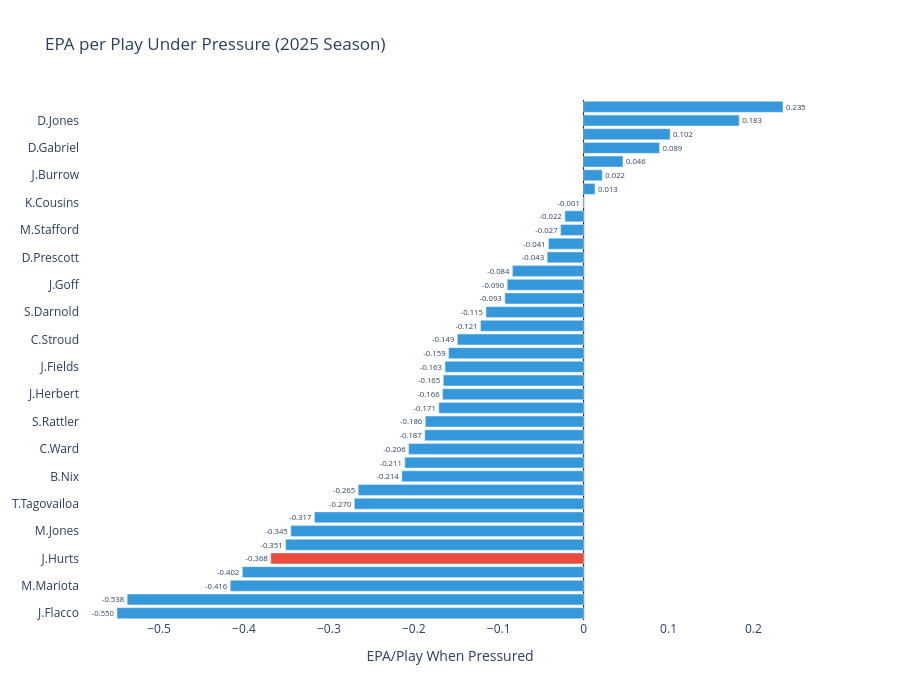

Source (notebook cell):
### Markdown cell above
## 5. Performance Under Pressure

How well does each QB perform when the pass rush gets home? Pressure resilience
separates elite passers from the rest.

### Code cell
# EPA under pressure
pressure_plays = throws[throws['was_pressure'].notna()].copy()

pressured = pressure_plays[pressure_plays['was_pressure'] == 1]
clean = pressure_plays[pressure_plays['was_pressure'] == 0]

pressure_stats = pd.DataFrame({
    'epa_pressured': pressured.groupby('passer_player_name')['epa'].mean(),
    'epa_clean': clean.groupby('passer_player_name')['epa'].mean(),
    'comp_pressured': pressured.groupby('passer_player_name')['complete_pass'].mean(),
    'comp_clean': clean.groupby('passer_player_name')['complete_pass'].mean(),
    'n_pressured': pressured.groupby('passer_player_name')['play_id'].count(),
})

# Filter to QBs with enough pressured throws
pressure_stats = pressure_stats[pressure_stats['n_pressured'] >= 30].copy()
pressure_stats['epa_drop'] = pressure_stats['epa_pressured'] - pressure_stats['epa_clean']

# Plot EPA under pressure (worst to best)
pressure_stats = pressure_stats.sort_values('epa_pressured', ascending=True)

colors = ['#e74c3c' if 'Hurts' in name else '#3498db' for name in pressure_stats.index]

fig = go.Figure(go.Bar(
    x=pressure_stats['epa_pressured'],
    y=pressure_stats.index,
    orientation='h',
    marker_color=colors,
    text=[f"{v:.3f}" for v in pressure_stats['epa_pressured']],
    textposition='outside',
))
fig.update_layout(
    title='EPA per Play Under Pressure (2025 Season)',
    xaxis_title='EPA/Play When Pressured',
    width=900, height=700,
    plot_bgcolor='white',
    xaxis=dict(zeroline=True, zerolinecolor='black', zerolinewidth=1),
)
fig.show()

ranked = pressure_stats['epa_pressured'].rank(ascending=False)
for name in pressure_stats.index:
    if 'Hurts' in name:
        print(f"\n{name} under pressure:")
        print(f"  EPA/play: {pressure_stats.loc[name, 'epa_pressured']:.3f} (rank {int(ranked[name])} of {len(ranked)})")
        print(f"  Comp%: {pressure_stats.loc[name, 'comp_pressured']:.1%}")
        print(f"  EPA drop from clean pocket: {pressure_stats.loc[name, 'epa_drop']:.3f}")

### Figure 1 — Plotly figure (JSON) as saved in the notebook; plotly's stock layout.template omitted (floating-point values rounded to 4 significant figures)
{"data": [{"marker": {"color": ["#3498db", "#3498db", "#3498db", "#3498db", "#e74c3c", "#3498db", "#3498db", "#3498db", "#3498db", "#3498db", "#3498db", "#3498db", "#3498db", "#3498db", "#3498db", "#3498db", "#3498db", "#3498db", "#3498db", "#3498db", "#3498db", "#3498db", "#3498db", "#3498db", "#3498db", "#3498db", "#3498db", "#3498db", "#3498db", "#3498db", "#3498db", "#3498db", "#3498db", "#3498db", "#3498db", "#3498db", "#3498db", "#3498db"]}, "orientation": "h", "text": ["-0.550", "-0.538", "-0.416", "-0.402", "-0.368", "-0.351", "-0.345", "-0.317", "-0.270", "-0.265", "-0.214", "-0.211", "-0.206", "-0.187", "-0.186", "-0.171", "-0.166", "-0.165", "-0.163", "-0.159", "-0.149", "-0.121", "-0.115", "-0.093", "-0.090", "-0.084", "-0.043", "-0.041", "-0.027", "-0.022", "-0.001", "0.013", "0.022", "0.046", "0.089", "0.102", "0.183", "0.235"], "textposition": "outside", "type": "bar", "x": [-0.5495, -0.5375, -0.4161, -0.4019, -0.3684, -0.351, -0.3448, -0.317, -0.2701, -0.2654, -0.214, -0.2105, -0.2061, -0.1871, -0.1864, -0.1705, -0.166, -0.1653, -0.1632, -0.159, -0.1486, -0.1213, -0.115, -0.09277, -0.08994, -0.08377, -0.04293, -0.04138, -0.02707, -0.02209, -0.0009588, 0.01338, 0.02192, 0.04631, 0.08937, 0.1018, 0.1832, 0.2348], "y": ["J.Flacco", "G.Smith", "M.Mariota", "S.Sanders", "J.Hurts", "A.Rodgers", "M.Jones", "J.Love", "T.Tagovailoa", "M.Penix", "B.Nix", "B.Purdy", "C.Ward", "J.Dart", "S.Rattler", "B.Mayfield", "J.Herbert", "J.McCarthy", "J.Fields", "T.Lawrence", "C.Stroud", "L.Jackson", "S.Darnold", "C.Williams", "J.Goff", "B.Young", "D.Prescott", "J.Brissett", "M.Stafford", "J.Allen", "K.Cousins", "T.Shough", "J.Burrow", "J.Daniels", "D.Gabriel", "P.Mahomes", "D.Jones", "D.Maye"]}], "layout": {"height": 700, "plot_bgcolor": "white", "title": {"text": "EPA per Play Under Pressure (2025 Season)"}, "width": 900, "xaxis": {"title": {"text": "EPA/Play When Pressured"}, "zeroline": true, "zerolinecolor": "black", "zerolinewidth": 1}}}
